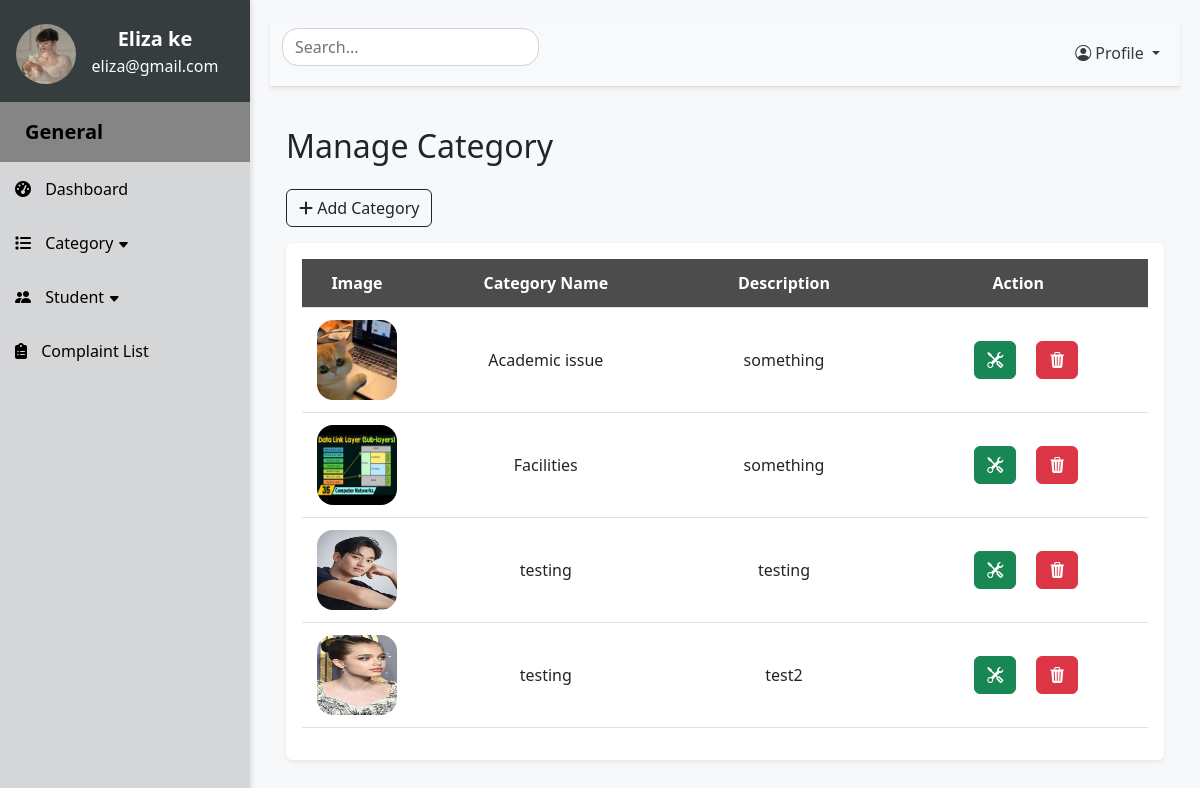
/viewCategory (signed in), run on an earlier commit of the app's database.
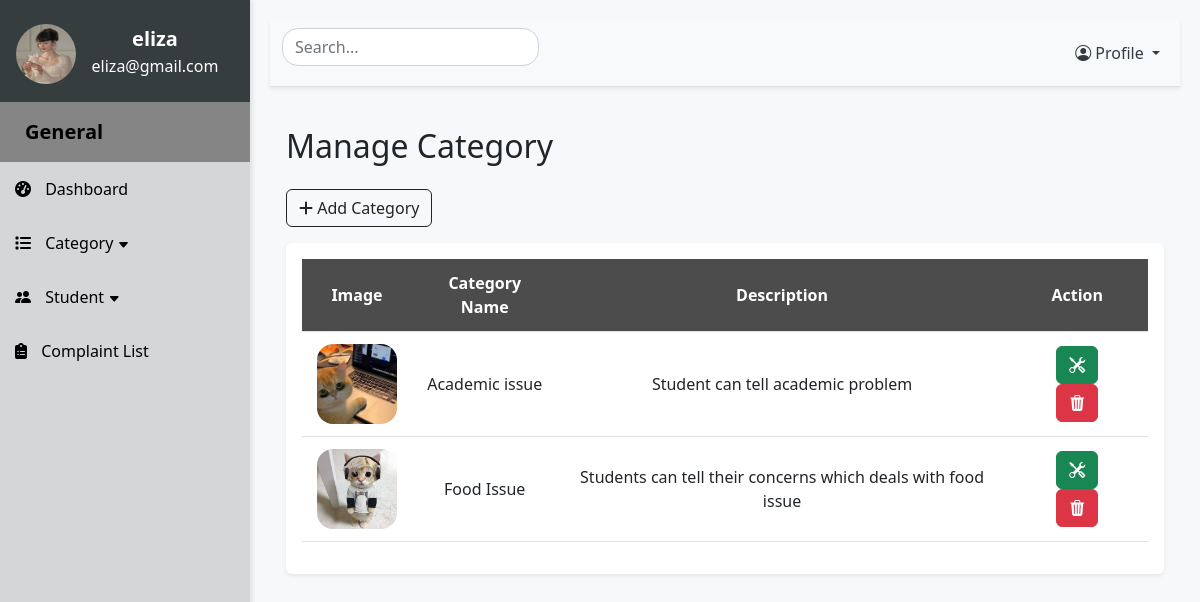
And on a later commit of the database.
### website/models.py (models this page shows)
class Category(db.Model):
    id = db.Column(db.Integer, primary_key=True)
    cat_name = db.Column(db.String(255), nullable=False)
    cat_description = db.Column(db.String(255), nullable=False)
    cat_image = db.Column(db.String(255), nullable=False)
    complaints = db.relationship('Complaints')

### app.py (the view)
@app.route('/viewCategory', methods=['GET', 'POST'])
def viewCategory():
    if 'admin_id' not in session:
        return redirect(url_for('SignIn'))
    else:
        return viewcategory()

### website/adminfeatures.py (called while the page is built)
def viewcategory():
    categories = Category.query.all()
    count = len(categories)
    return render_template("admincategory.html", categories=categories, count=count)

### website/templates/admincategory.html (shortened to what this page needs)
{% extends "adminlayout.html" %} {% block title %}Category Page{% endblock%}
{% block content %}
<h2 class="mt-4">Manage Category</h2>
<a href="/addCategory" class="btn btn-outline-dark btn-rounded my-3"><i class="fas fa-plus"></i> Add Category</a>
<div class="shadow-sm p-3 mb-5 rounded table-responsive">
  <table class="table align-middle">
      <thead>
          <tr>
            <th>Image</th>
            <th>Category Name</th>
            <th>Description</th>
            <th>Action</th>
          </tr>
      </thead>
      <tbody id="search-table-body">
        {% if count == 0 %}
          <tr>
            <td colspan="6"><h5 style="color: grey">There is no data ...</h5></td>
          </tr>
          {% else %}
          {% for cat in categories: %}
          <tr>
            <td>
              <img class="img-fluid rounded-4" style="width:80px; height:80px;" src="{{ url_for('static', filename='images/' + cat.cat_image) }}" alt="photo">
            </td>
            <td class="searchedvalue">{{ cat.cat_name}}</td>
            <td>{{ cat.cat_description}}</td>
            <td>
              <a href="/updateCategory/{{cat.id}}" class="btn btn-success mx-3">
                <i class="bi bi-tools"></i>
              </a>
              <a class="btn btn-danger" onclick="deleteCategory({{ cat.id }})">
                <i class="bi bi-trash3-fill"></i>
              </a>
            </td>
          </tr>
          {% endfor %}
          {% endif %}
      </tbody>
  </table>
</div>
{% endblock %}

### website/templates/adminlayout.html (shortened to what this page needs)
<!DOCTYPE html>
<html lang="en">
<head>
    <link rel="stylesheet" href="https://cdn.jsdelivr.net/npm/bootstrap@5.2.3/dist/css/bootstrap.min.css">
    <link rel="stylesheet" href="https://cdnjs.cloudflare.com/ajax/libs/font-awesome/6.2.1/css/all.min.css">
    <link rel="stylesheet" href="https://cdn.jsdelivr.net/npm/bootstrap-icons@1.11.3/font/bootstrap-icons.min.css">
    <link rel="stylesheet" href="{{ url_for('static', filename='css/admincss.css') }}">
</head>
<body>
    <div class="d-flex">
        <nav class="sidebar">
            <div class="text-center admin-details">
                <div class="admin_details py-4 px-3">
                    <div style="float:left">
                        <img
                        src="{{ url_for('static', filename='images/' + session.get('admin')['admin_profile']) }}"
                        alt="Welcome Image"
                        class="img rounded-circle" style="width:60px;height:60px;"
                        />
                    </div>
                    <div>
                        <p style="margin:0;font-weight:bold;font-size:20px">
                            {{ session.get('admin')['admin_name']}}
                        </p>
                        <p style="margin:0">
                            {{ session.get('admin')['admin_email']}}
                        </p>
                    </div>
                </div>
            </div>
            <ul class="nav flex-column">
                <li class="general">
                    <strong style="font-size:20px;padding-left:10px">General</strong>
                </li>
                <li class="nav-item">
                    <a href="#" class="nav-link"><i class="fas fa-tachometer-alt"></i> Dashboard</a>
                </li>
                <li class="nav-item">
                    <a href="#categorySubmenu" data-bs-toggle="collapse" class="nav-link"><i class="fas fa-list"></i> Category <i class="bi bi-caret-down-fill" style="font-size: 12px;"></i></a>
                </li>
                <li class="nav-item">
                    <a href="#studentsSubmenu" data-bs-toggle="collapse" class="nav-link"><i class="bi bi-people-fill"> </i>Student <i class="bi bi-caret-down-fill" style="font-size: 12px;"></i></a>
                </li>
                <li class="nav-item">
                    <a href="/viewComplaints" class="nav-link"><i class="fas fa-clipboard-list"></i> Complaint List</a>
                </li>
            </ul>
        </nav>
        <div class="content">
            <nav class="navbar navbar-expand-lg navbar-light bg-light shadow-sm">
                <div class="container-fluid">
                    <div class="d-flex">
                        <input class="form-control rounded-4" type="text" placeholder="Search... " aria-label="Search" onkeyup="searchInfo()" id="searchInput">
                    </div>
                    <div class="collapse navbar-collapse" id="navbarNav">
                        <ul class="navbar-nav ms-auto">
                            <li class="nav-item dropdown">
                                <a class="nav-link dropdown-toggle" href="#" id="navbarDropdown" role="button" data-bs-toggle="dropdown">
                                    <i class="bi bi-person-circle"></i> Profile
                                </a>
                            </li>
                        </ul>
                    </div>
                </div>
            </nav>
            <div class="p-3">
                {% block content %} {% endblock %}
            </div>
</body>
</html>

### website/static/css/admincss.css (style rules this page uses)
body { background-color: #f7f8fa; }
.sidebar { width: 250px; height: 100vh; position: fixed; background-color: #d5d6d7; color: #fff; box-shadow: 2px 0 5px rgba(0,0,0,0.1); }
.sidebar a { color: #000000; text-decoration: none; display: block; padding: 15px; transition: background-color 0.3s; }
.general { padding: 15px; color: rgb(0, 0, 0); background-color: #858585; }
.sidebar .nav-item i { margin-right: 10px; }
.content { margin-left: 250px; padding: 20px; background-color: #f7f8fa; min-height: 100vh; width: calc(100% - 250px); }
.admin_details { color: rgb(255, 255, 255); background-color: rgb(54, 61, 63); }
#searchInput { background-image: url('https://cdn1.iconfinder.com/data/icons/hawcons/32/698627-icon-111-search-512.png'); background-repeat: no-repeat; background-position: right center; background-size: 30px; margin-bottom: 12px; }
.navbar { background-color: #fff; border-bottom: 1px solid #e0e0e0; box-shadow: 0 2px 4px rgba(0,0,0,0.1); }
.navbar .nav-link { color: #343a40; }
.table thead th { background-color: #4c4c4c; color: #fff; text-align: center; }
.table-responsive { background-color: #fff; padding: 10px; border-radius: 10px; box-shadow: 0 2px 4px rgba(0,0,0,0.1); }
.table th, .table td { padding: 0.75rem; text-align: center; vertical-align: middle; }
.table td:first-child, .table th:first-child { width: 13%; }

What changed in the data, as far as the page shows it:
removed Category: cat_image (placeholder picture), cat_name "Facilities", cat_description "something"
removed Category: cat_image (picture), cat_name "testing", cat_description "testing"
removed Category: cat_image (picture), cat_name "testing", cat_description "test2"
changed Category "Academic issue": cat_description "something" → "Student can tell academic problem"
added Category: cat_image (picture), cat_name "Food Issue", cat_description "Students can tell their concerns which deals with food issue"
Also different on the page:
{{ session.get('admin')['admin_name'] }}: "Eliza ke" → "eliza"
